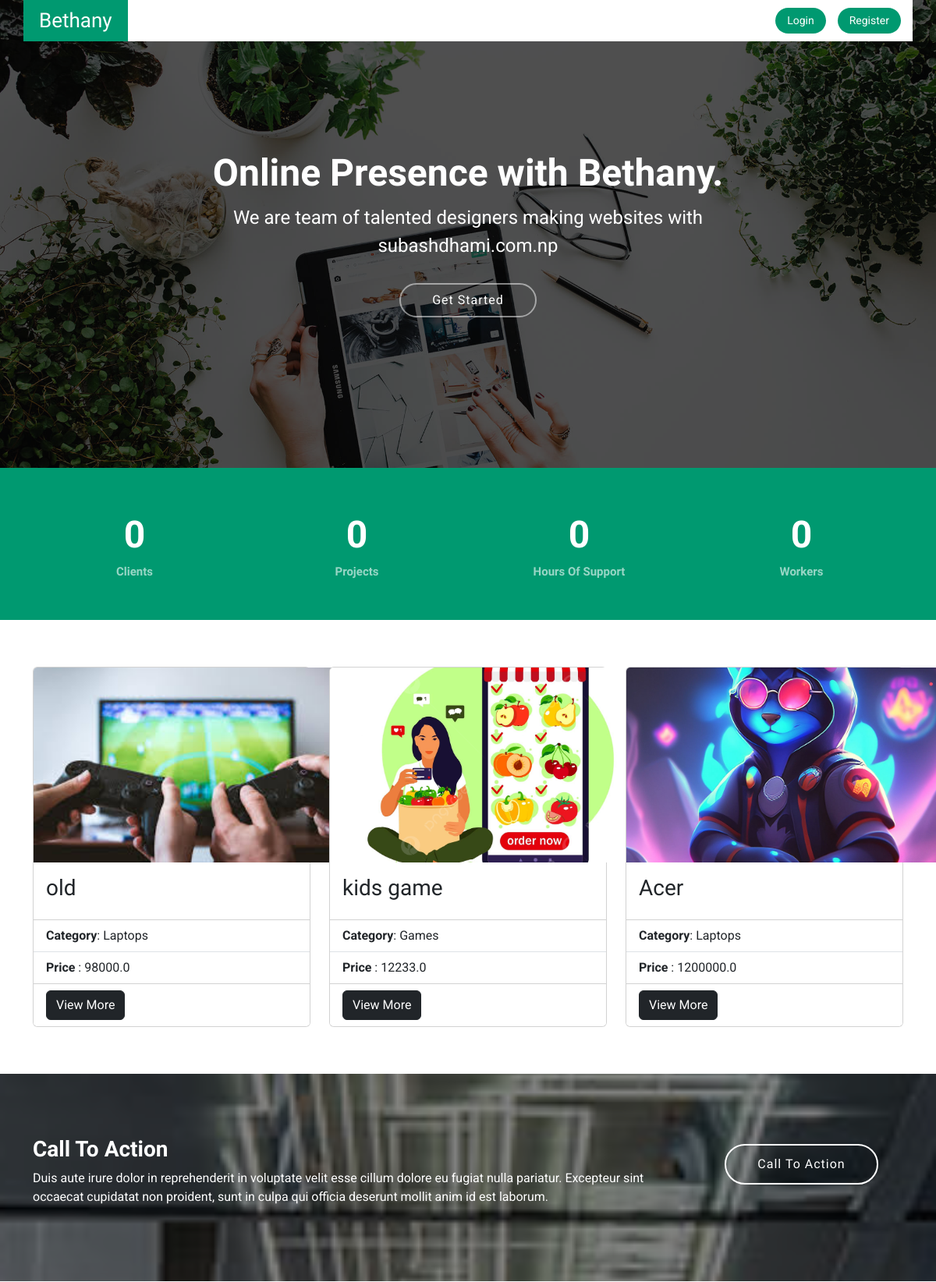
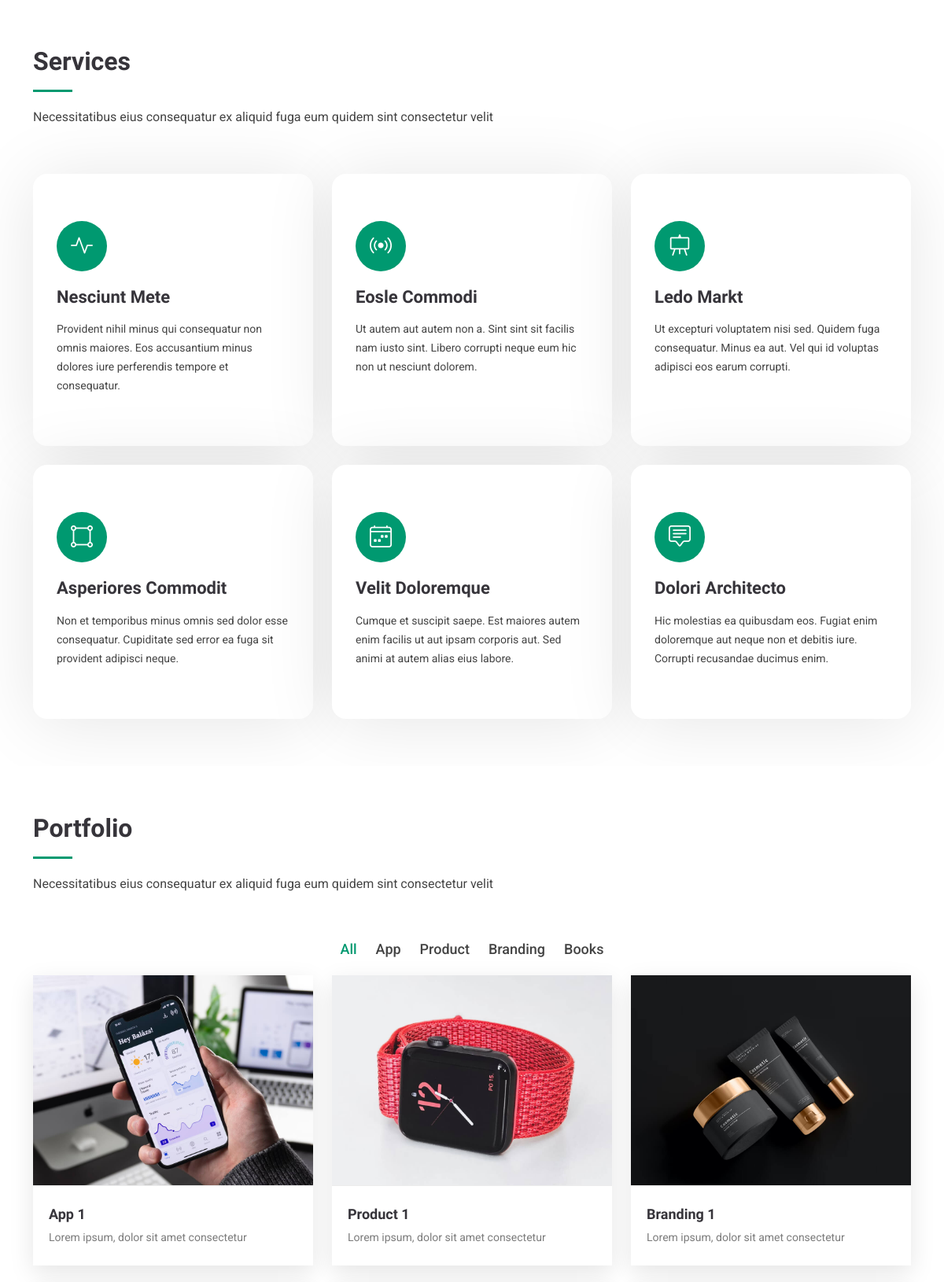
The page / (upper part) on the database its author committed (2 pictures, top to bottom).
### core/models.py (models this page shows, shortened)
class Product(models.Model):
    name = models.CharField(max_length=100)
    category = models.ForeignKey('Category', on_delete=models.CASCADE)
    desc = models.TextField()
    price = models.FloatField(default=0.0)
    product_available_count = models.IntegerField(default=0)
    image = models.ImageField(upload_to='images/', blank=True, null=True)

class Category(models.Model):
    category_name = models.CharField(max_length=100)

### core/views.py (the view)
# urls.py: path('', views.index, name='index'),
def index(request):
    products = Product.objects.all()
    return render(request, 'index.html',{'products':products})

### templates/index.html (shortened to what this page needs)
<!DOCTYPE html>
{% load static %}
{% load cart_template %}
<html lang="en">
<head>
  <link href="{% static 'vendor/bootstrap/css/bootstrap.min.css'%}" rel="stylesheet">
  <link href="{% static 'vendor/bootstrap-icons/bootstrap-icons.css'%}" rel="stylesheet">
  <link href="{% static 'vendor/aos/aos.css'%}" rel="stylesheet">
  <link href="{% static 'vendor/glightbox/css/glightbox.min.css'%}" rel="stylesheet">
  <link href="{% static 'swiper/swiper-bundle.min.css'%}" rel="stylesheet">
  <link rel="stylesheet" href="https://cdnjs.cloudflare.com/ajax/libs/font-awesome/6.0.0-beta3/css/all.min.css">
  <link href="{% static 'css/main.css'%}" rel="stylesheet">
</head>
<body class="index-page">
  <header id="header" class="header d-flex align-items-center fixed-top">
    <div class="header-container container-fluid container-xl position-relative d-flex align-items-center justify-content-end">
      <a href="index.html" class="logo d-flex align-items-center me-auto">
        <h1 class="sitename">Bethany</h1>
      </a>
      {% if user.is_authenticated %}
        <a href="" class="mx-4">
          <i class="fas fa-user"></i> Hey, {{ user.username }}
        </a>
        <a class="btn-getstarted" href="{% url 'user_logout' %}">LogOut</a>
      {% else %}
        <a class="btn-getstarted" href="{% url 'user_login' %}">Login</a>
        <a class="btn-getstarted" href="{% url 'user_register' %}">Register</a>
      {% endif %}
    </div>
  </header>
  <main class="main">
    <section id="hero" class="hero section dark-background">
      <img src="/static/img/hero-bg.jpg" alt="" data-aos="fade-in" class="">
      <div class="container text-center" data-aos="fade-up" data-aos-delay="100">
        <div class="row justify-content-center">
          <div class="col-lg-8">
            <h2>Online Presence with Bethany.</h2>
            <p>We are team of talented designers making websites with subashdhami.com.np</p>
            <a href="#about" class="btn-get-started">Get Started</a>
          </div>
        </div>
      </div>
    </section>
    <main id="main">
    <section id="stats" class="stats section accent-background">
      <div class="container" data-aos="fade-up" data-aos-delay="100">
        <div class="row gy-4">
          <div class="col-lg-3 col-md-6">
            <div class="stats-item text-center w-100 h-100">
              <span data-purecounter-start="0" data-purecounter-end="232" data-purecounter-duration="1" class="purecounter"></span>
              <p>Clients</p>
            </div>
          </div>
          <div class="col-lg-3 col-md-6">
            <div class="stats-item text-center w-100 h-100">
              <span data-purecounter-start="0" data-purecounter-end="521" data-purecounter-duration="1" class="purecounter"></span>
              <p>Projects</p>
            </div>
          </div>
          <div class="col-lg-3 col-md-6">
            <div class="stats-item text-center w-100 h-100">
              <span data-purecounter-start="0" data-purecounter-end="1453" data-purecounter-duration="1" class="purecounter"></span>
              <p>Hours Of Support</p>
            </div>
          </div>
          <div class="col-lg-3 col-md-6">
            <div class="stats-item text-center w-100 h-100">
              <span data-purecounter-start="0" data-purecounter-end="32" data-purecounter-duration="1" class="purecounter"></span>
              <p>Workers</p>
            </div>
          </div>
        </div>
      </div>
    </section>
    <section id="about" class="why-us ">
      <div class="container">
        <div class="row">
          <div class="container">
          <div class=" row row-cols-1 row-cols-md-3 g-4">
            {% for product in products %}
            <div class="col">
              <div class="card">
                <img
                  src="{{product.image.url}}"
                  class="card-img-top"
                  alt="Product Image"
                  style="width: 413px; height: 250px; object-fit: cover;"
                />
                <div class="card-body">
                  <h3 class="card-title">{{product.name}}</h3>
                </div>
                <ul class="list-group list-group-flush">
                  <li class="list-group-item"><b>Category</b>: {{product.category.category_name}}</li>
                  <li class="list-group-item"><b>Price</b>   : {{product.price}}</li>
                </ul>
                <div class="card-footer" style="background-color: white;">
                  <a href="{% url 'product_desc' product.pk %}" class="btn btn-dark">View More</a>
                </div>
              </div>
            </div>
          {% endfor %}
          </div>
        </div>
      </div>
    </div>
    </section>
    <section id="call-to-action" class="call-to-action section dark-background">
      <img src="/static/img/cta-bg.jpg" alt="">
      <div class="container">
        <div class="row" data-aos="zoom-in" data-aos-delay="100">
          <div class="col-xl-9 text-center text-xl-start">
            <h3>Call To Action</h3>
            <p>Duis aute irure dolor in reprehenderit in voluptate velit esse cillum dolore eu fugiat nulla pariatur. Excepteur sint occaecat cupidatat non proident, sunt in culpa qui officia deserunt mollit anim id est laborum.</p>
          </div>
          <div class="col-xl-3 cta-btn-container text-center">
            <a class="cta-btn align-middle" href="#">Call To Action</a>
          </div>
        </div>
      </div>
    </section>
    <section id="services" class="services section">
      <div class="container section-title" data-aos="fade-up">
        <h2>Services</h2>
        <p>Necessitatibus eius consequatur ex aliquid fuga eum quidem sint consectetur velit</p>
      </div>
      <div class="container">
        <div class="row gy-4">
          <div class="col-lg-4 col-md-6" data-aos="fade-up" data-aos-delay="100">
            <div class="service-item  position-relative">
              <div class="icon">
                <i class="bi bi-activity"></i>
              </div>
              <a href="service-details.html" class="stretched-link">
                <h3>Nesciunt Mete</h3>
              </a>
              <p>Provident nihil minus qui consequatur non omnis maiores. Eos accusantium minus dolores iure perferendis tempore et consequatur.</p>
            </div>
          </div>
          <div class="col-lg-4 col-md-6" data-aos="fade-up" data-aos-delay="200">
            <div class="service-item position-relative">
              <div class="icon">
                <i class="bi bi-broadcast"></i>
              </div>
              <a href="service-details.html" class="stretched-link">
                <h3>Eosle Commodi</h3>
              </a>
              <p>Ut autem aut autem non a. Sint sint sit facilis nam iusto sint. Libero corrupti neque eum hic non ut nesciunt dolorem.</p>
            </div>
          </div>
          <div class="col-lg-4 col-md-6" data-aos="fade-up" data-aos-delay="300">
            <div class="service-item position-relative">
              <div class="icon">
                <i class="bi bi-easel"></i>
              </div>
              <a href="service-details.html" class="stretched-link">
                <h3>Ledo Markt</h3>
              </a>
              <p>Ut excepturi voluptatem nisi sed. Quidem fuga consequatur. Minus ea aut. Vel qui id voluptas adipisci eos earum corrupti.</p>
            </div>
          </div>
          <div class="col-lg-4 col-md-6" data-aos="fade-up" data-aos-delay="400">
            <div class="service-item position-relative">
              <div class="icon">
                <i class="bi bi-bounding-box-circles"></i>
              </div>
              <a href="service-details.html" class="stretched-link">
                <h3>Asperiores Commodit</h3>
              </a>
              <p>Non et temporibus minus omnis sed dolor esse consequatur. Cupiditate sed error ea fuga sit provident adipisci neque.</p>
            </div>
          </div>
          <div class="col-lg-4 col-md-6" data-aos="fade-up" data-aos-delay="500">
            <div class="service-item position-relative">
              <div class="icon">
                <i class="bi bi-calendar4-week"></i>
              </div>
              <a href="service-details.html" class="stretched-link">
                <h3>Velit Doloremque</h3>
              </a>
              <p>Cumque et suscipit saepe. Est maiores autem enim facilis ut aut ipsam corporis aut. Sed animi at autem alias eius labore.</p>
            </div>
          </div>
          <div class="col-lg-4 col-md-6" data-aos="fade-up" data-aos-delay="600">
            <div class="service-item position-relative">
              <div class="icon">
                <i class="bi bi-chat-square-text"></i>
              </div>
              <a href="service-details.html" class="stretched-link">
                <h3>Dolori Architecto</h3>
              </a>
              <p>Hic molestias ea quibusdam eos. Fugiat enim doloremque aut neque non et debitis iure. Corrupti recusandae ducimus enim.</p>
            </div>
          </div>
        </div>
      </div>
    </section>
    <section id="portfolio" class="portfolio section">
      <div class="container section-title" data-aos="fade-up">
        <h2>Portfolio</h2>
        <p>Necessitatibus eius consequatur ex aliquid fuga eum quidem sint consectetur velit</p>
      </div>
      <div class="container">
        <div class="isotope-layout" data-default-filter="*" data-layout="masonry" data-sort="original-order">
          <ul class="portfolio-filters isotope-filters" data-aos="fade-up" data-aos-delay="100">
            <li data-filter="*" class="filter-active">All</li>
            <li data-filter=".filter-app">App</li>
            <li data-filter=".filter-product">Product</li>
            <li data-filter=".filter-branding">Branding</li>
            <li data-filter=".filter-books">Books</li>
          </ul>
          <div class="row gy-4 isotope-container" data-aos="fade-up" data-aos-delay="200">
            <div class="col-lg-4 col-md-6 portfolio-item isotope-item filter-app">
              <div class="portfolio-content h-100">
                <a href="/static/img/portfolio/app-1.jpg" data-gallery="portfolio-gallery-app" class="glightbox"><img src="/static/img/portfolio/app-1.jpg" class="img-fluid" alt=""></a>
                <div class="portfolio-info">
                  <h4><a href="portfolio-details.html" title="More Details">App 1</a></h4>
                  <p>Lorem ipsum, dolor sit amet consectetur</p>
                </div>
              </div>
            </div>
            <div class="col-lg-4 col-md-6 portfolio-item isotope-item filter-product">
              <div class="portfolio-content h-100">
                <a href="/static/img/portfolio/product-1.jpg" data-gallery="portfolio-gallery-app" class="glightbox"><img src="/static/img/portfolio/product-1.jpg" class="img-fluid" alt=""></a>
                <div class="portfolio-info">
                  <h4><a href="portfolio-details.html" title="More Details">Product 1</a></h4>
                  <p>Lorem ipsum, dolor sit amet consectetur</p>
                </div>
              </div>
            </div>
            <div class="col-lg-4 col-md-6 portfolio-item isotope-item filter-branding">
              <div class="portfolio-content h-100">
                <a href="/static/img/portfolio/branding-1.jpg" data-gallery="portfolio-gallery-app" class="glightbox"><img src="/static/img/portfolio/branding-1.jpg" class="img-fluid" alt=""></a>
                <div class="portfolio-info">
                  <h4><a href="portfolio-details.html" title="More Details">Branding 1</a></h4>
                  <p>Lorem ipsum, dolor sit amet consectetur</p>
                </div>
              </div>
            </div>
          </div>
        </div>
      </div>
    </section>
  </main>
  </main>
</body>
</html>

### rows shown on the page
Product: image (picture), name "old", category.category_name "Laptops", price "98000.0"
Product: image (picture), name "kids game", category.category_name "Games", price "12233.0"
Product: image (picture), name "Acer", category.category_name "Laptops", price "1200000.0"
